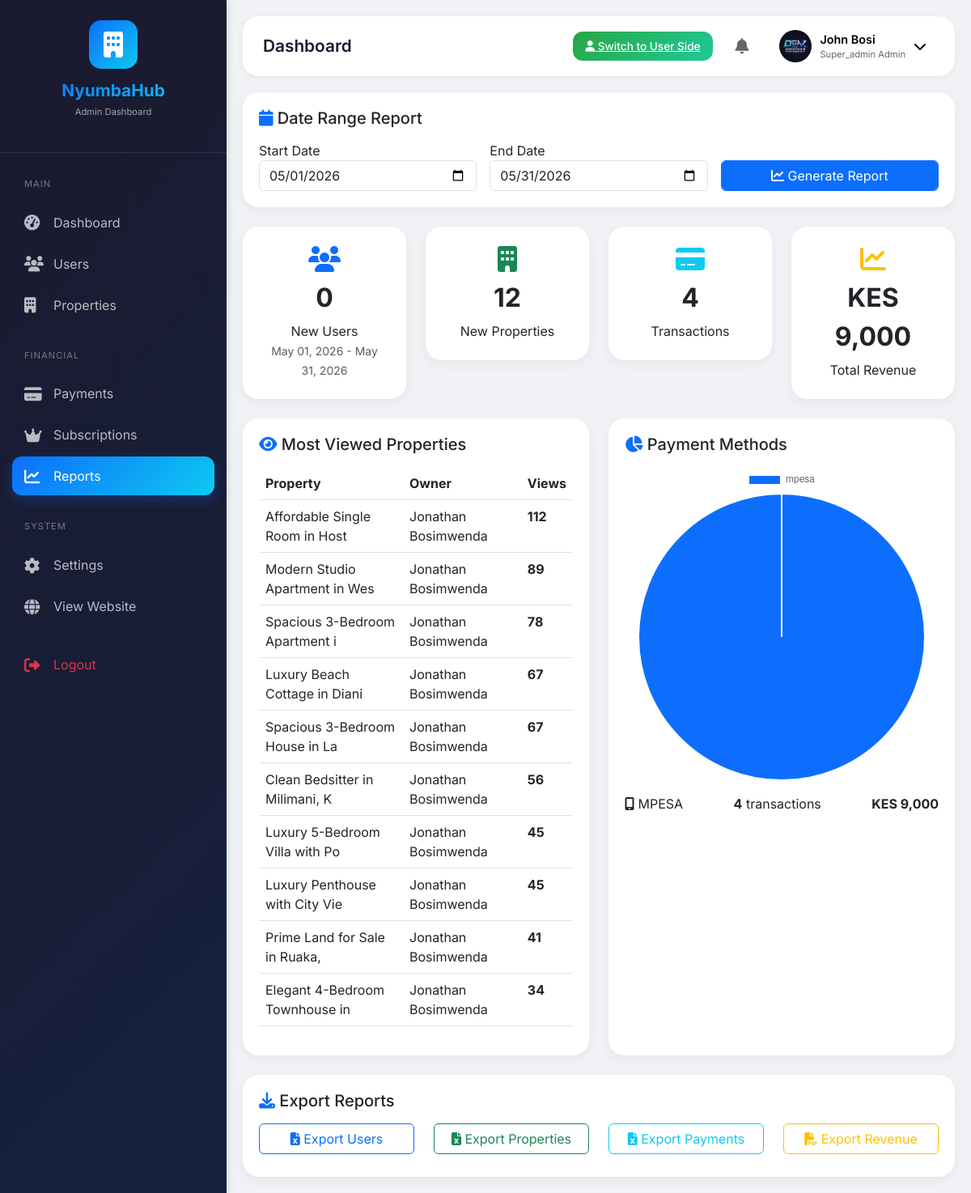
The page /admin/reports.php (signed in) on the database its author committed.
### tables this page shows
CREATE TABLE `users` (
  `id` int(11) NOT NULL,
  `full_name` varchar(255) NOT NULL,
  `email` varchar(255) NOT NULL,
  `password` varchar(255) NOT NULL,
  `phone` varchar(20) DEFAULT NULL,
  `bio` text DEFAULT NULL,
  `facebook_link` varchar(255) DEFAULT NULL,
  `twitter_link` varchar(255) DEFAULT NULL,
  `instagram_link` varchar(255) DEFAULT NULL,
  `last_login` timestamp NULL DEFAULT NULL,
  `profile_image` varchar(255) DEFAULT 'default-avatar.png',
  `user_type` enum('user','admin','super_admin') DEFAULT 'user',
  `role` enum('user','admin','super_admin') DEFAULT 'user',
  `is_verified` tinyint(1) DEFAULT 0,
  `verification_badge` tinyint(1) DEFAULT 0,
  `subscription_plan` enum('bronze','silver','gold') DEFAULT 'bronze',
  `subscription_expiry` date DEFAULT NULL,
  `created_at` timestamp NOT NULL DEFAULT current_timestamp(),
  `updated_at` timestamp NOT NULL DEFAULT current_timestamp() ON UPDATE current_timestamp(),
  `status` enum('active','suspended','deleted') DEFAULT 'active'
);

CREATE TABLE `properties` (
  `id` int(11) NOT NULL,
  `owner_id` int(11) NOT NULL,
  `title` varchar(255) NOT NULL,
  `slug` varchar(255) DEFAULT NULL,
  `property_type` enum('house','apartment','bedsitter','single_room','hostel','commercial','land') NOT NULL,
  `category` enum('rent','sale','airbnb') NOT NULL,
  `price_rent` decimal(10,2) DEFAULT NULL,
  `price_sale` decimal(10,2) DEFAULT NULL,
  `service_charge` decimal(10,2) DEFAULT NULL,
  `county_id` int(11) DEFAULT NULL,
  `town_id` int(11) DEFAULT NULL,
  `estate` varchar(255) DEFAULT NULL,
  `street` varchar(255) DEFAULT NULL,
  `bedrooms` int(11) DEFAULT 0,
  `bathrooms` int(11) DEFAULT 0,
  `parking_slots` int(11) DEFAULT 0,
  `square_feet` int(11) DEFAULT NULL,
  `description` text DEFAULT NULL,
  `water_available` tinyint(1) DEFAULT 0,
  `electricity_available` tinyint(1) DEFAULT 0,
  `wifi_available` tinyint(1) DEFAULT 0,
  `security_available` tinyint(1) DEFAULT 0,
  `cctv` tinyint(1) DEFAULT 0,
  `borehole` tinyint(1) DEFAULT 0,
  `swimming_pool` tinyint(1) DEFAULT 0,
  `gym` tinyint(1) DEFAULT 0,
  `backup_generator` tinyint(1) DEFAULT 0,
  `balcony` tinyint(1) DEFAULT 0,
  `furnished` tinyint(1) DEFAULT 0,
  `pets_allowed` tinyint(1) DEFAULT 0,
  `listing_package` enum('basic','premium','vip') DEFAULT 'basic',
  `listing_expiry` date DEFAULT NULL,
  `is_featured` tinyint(1) DEFAULT 0,
  `is_verified` tinyint(1) DEFAULT 0,
  `status` enum('pending_payment','pending_approval','approved','rejected') DEFAULT 'pending_payment',
  `views_count` int(11) DEFAULT 0,
  `latitude` decimal(10,8) DEFAULT NULL,
  `longitude` decimal(11,8) DEFAULT NULL,
  `created_at` timestamp NOT NULL DEFAULT current_timestamp(),
  `updated_at` timestamp NOT NULL DEFAULT current_timestamp() ON UPDATE current_timestamp()
);

### admin/reports.php (the view, shortened to what this page needs)
<?php
require_once '../includes/config.php';
require_once '../includes/admin-header.php';
$start_date = isset($_GET['start_date']) ? $_GET['start_date'] : date('Y-m-01');
$end_date = isset($_GET['end_date']) ? $_GET['end_date'] : date('Y-m-t');
$stmt = $pdo->prepare("SELECT COUNT(*) as total_users FROM users WHERE role = 'user' AND created_at BETWEEN ? AND ?");
$stmt->execute([$start_date, $end_date]);
$new_users = $stmt->fetch()['total_users'];
$stmt = $pdo->prepare("SELECT COUNT(*) as total_properties FROM properties WHERE created_at BETWEEN ? AND ?");
$stmt->execute([$start_date, $end_date]);
$new_properties = $stmt->fetch()['total_properties'];
$stmt = $pdo->prepare("SELECT SUM(amount) as total_revenue FROM payments WHERE status = 'completed' AND created_at BETWEEN ? AND ?");
$stmt->execute([$start_date, $end_date]);
$total_revenue = $stmt->fetch()['total_revenue'] ?? 0;
$stmt = $pdo->prepare("SELECT COUNT(*) as total_payments FROM payments WHERE status = 'completed' AND created_at BETWEEN ? AND ?");
$stmt->execute([$start_date, $end_date]);
$total_payments = $stmt->fetch()['total_payments'];
$stmt = $pdo->query("SELECT p.title, p.views_count, u.full_name as owner
                     FROM properties p
                     JOIN users u ON p.owner_id = u.id
                     ORDER BY p.views_count DESC LIMIT 10");
$top_properties = $stmt->fetchAll();
$stmt = $pdo->query("SELECT payment_method, COUNT(*) as count, SUM(amount) as total
                     FROM payments WHERE status = 'completed'
                     GROUP BY payment_method");
$payment_methods = $stmt->fetchAll();
?>
<div class="row mb-4">
    <div class="col-12">
        <div class="admin-card">
            <h5 class="mb-3"><i class="fas fa-calendar text-primary"></i> Date Range Report</h5>
            <form method="GET" class="row g-3">
                <div class="col-md-4">
                    <label>Start Date</label>
                    <input type="date" name="start_date" class="form-control" value="<?php echo $start_date; ?>">
                </div>
                <div class="col-md-4">
                    <label>End Date</label>
                    <input type="date" name="end_date" class="form-control" value="<?php echo $end_date; ?>">
                </div>
                <div class="col-md-4">
                    <label>&nbsp;</label>
                    <button type="submit" class="btn btn-primary form-control">
                        <i class="fas fa-chart-line"></i> Generate Report
                    </button>
                </div>
            </form>
        </div>
    </div>
</div>
<div class="row g-4 mb-4">
    <div class="col-md-3">
        <div class="report-card">
            <i class="fas fa-users fa-2x text-primary mb-2"></i>
            <div class="report-value"><?php echo number_format($new_users); ?></div>
            <div>New Users</div>
            <small class="text-muted"><?php echo date('M d, Y', strtotime($start_date)); ?> - <?php echo date('M d, Y', strtotime($end_date)); ?></small>
        </div>
    </div>
    <div class="col-md-3">
        <div class="report-card">
            <i class="fas fa-building fa-2x text-success mb-2"></i>
            <div class="report-value"><?php echo number_format($new_properties); ?></div>
            <div>New Properties</div>
        </div>
    </div>
    <div class="col-md-3">
        <div class="report-card">
            <i class="fas fa-credit-card fa-2x text-info mb-2"></i>
            <div class="report-value"><?php echo number_format($total_payments); ?></div>
            <div>Transactions</div>
        </div>
    </div>
    <div class="col-md-3">
        <div class="report-card">
            <i class="fas fa-chart-line fa-2x text-warning mb-2"></i>
            <div class="report-value">KES <?php echo number_format($total_revenue); ?></div>
            <div>Total Revenue</div>
        </div>
    </div>
</div>
<div class="row">
    <div class="col-md-6 mb-4">
        <div class="admin-card">
            <h5 class="mb-3"><i class="fas fa-eye text-primary"></i> Most Viewed Properties</h5>
            <div class="table-responsive">
                <table class="table table-hover">
                    <thead>
                        <tr><th>Property</th><th>Owner</th><th>Views</th></tr>
                    </thead>
                    <tbody>
                        <?php foreach($top_properties as $prop): ?>
                        <tr>
                            <td><?php echo htmlspecialchars(substr($prop['title'], 0, 30)); ?></td>
                            <td><?php echo htmlspecialchars($prop['owner']); ?></td>
                            <td><strong><?php echo number_format($prop['views_count']); ?></strong></td>
                        </tr>
                        <?php endforeach; ?>
                    </tbody>
                </table>
            </div>
        </div>
    </div>
    <div class="col-md-6 mb-4">
        <div class="admin-card">
            <h5 class="mb-3"><i class="fas fa-chart-pie text-primary"></i> Payment Methods</h5>
            <canvas id="paymentChart" height="250"></canvas>
            <div class="mt-3">
                <?php foreach($payment_methods as $method): ?>
                <div class="d-flex justify-content-between mb-2">
                    <span><i class="fas fa-<?php echo $method['payment_method'] == 'mpesa' ? 'mobile-alt' : ($method['payment_method'] == 'paypal' ? 'fa-paypal' : 'credit-card'); ?>"></i> <?php echo strtoupper($method['payment_method']); ?></span>
                    <span><strong><?php echo number_format($method['count']); ?></strong> transactions</span>
                    <span><strong>KES <?php echo number_format($method['total']); ?></strong></span>
                </div>
                <?php endforeach; ?>
            </div>
        </div>
    </div>
</div>
<div class="row">
    <div class="col-12">
        <div class="admin-card">
            <h5 class="mb-3"><i class="fas fa-download text-primary"></i> Export Reports</h5>
            <div class="row">
                <div class="col-md-3">
                    <a href="export-report.php?type=users&start=<?php echo $start_date; ?>&end=<?php echo $end_date; ?>" class="btn btn-outline-primary w-100 mb-2">
                        <i class="fas fa-file-excel"></i> Export Users
                    </a>
                </div>
                <div class="col-md-3">
                    <a href="export-report.php?type=properties&start=<?php echo $start_date; ?>&end=<?php echo $end_date; ?>" class="btn btn-outline-success w-100 mb-2">
                        <i class="fas fa-file-excel"></i> Export Properties
                    </a>
                </div>
                <div class="col-md-3">
                    <a href="export-report.php?type=payments&start=<?php echo $start_date; ?>&end=<?php echo $end_date; ?>" class="btn btn-outline-info w-100 mb-2">
                        <i class="fas fa-file-excel"></i> Export Payments
                    </a>
                </div>
                <div class="col-md-3">
                    <a href="export-report.php?type=revenue&start=<?php echo $start_date; ?>&end=<?php echo $end_date; ?>" class="btn btn-outline-warning w-100 mb-2">
                        <i class="fas fa-file-pdf"></i> Export Revenue
                    </a>
                </div>
            </div>
        </div>
    </div>
</div>
<script>
new Chart(document.getElementById('paymentChart'), {
    type: 'pie',
    data: {
        labels: <?php echo json_encode(array_column($payment_methods, 'payment_method')); ?>,
        datasets: [{
            data: <?php echo json_encode(array_column($payment_methods, 'total')); ?>,
            backgroundColor: ['#0d6efd', '#28a745', '#ffc107']
        }]
    },
    options: {
        responsive: true,
        maintainAspectRatio: true
    }
});
</script>
<?php require_once '../includes/admin-footer.php'; ?>

### includes/admin-header.php (shortened to what this page needs)
<?php
$stmt = $pdo->prepare("SELECT * FROM users WHERE id = ?");
$stmt->execute([$_SESSION['user_id']]);
$admin = $stmt->fetch();
?>
<!DOCTYPE html>
<html lang="en">
<head>
    <link href="https://cdn.jsdelivr.net/npm/bootstrap@5.3.0/dist/css/bootstrap.min.css" rel="stylesheet">
    <link rel="stylesheet" href="https://cdnjs.cloudflare.com/ajax/libs/font-awesome/6.4.0/css/all.min.css">
</head>
<body>
<div class="admin-sidebar" id="adminSidebar">
    <div class="sidebar-header">
        <div class="logo-icon">
            <i class="fas fa-building"></i>
        </div>
        <h3>NyumbaHub</h3>
        <p>Admin Dashboard</p>
    </div>
    <div class="sidebar-nav">
        <div class="nav-section">
            <div class="nav-section-title">MAIN</div>
            <div class="nav-item">
                <a class="nav-link <?php echo basename($_SERVER['PHP_SELF']) == 'dashboard.php' ? 'active' : ''; ?>" href="dashboard.php">
                    <i class="fas fa-tachometer-alt"></i> Dashboard
                </a>
            </div>
            <div class="nav-item">
                <a class="nav-link <?php echo basename($_SERVER['PHP_SELF']) == 'users.php' ? 'active' : ''; ?>" href="users.php">
                    <i class="fas fa-users"></i> Users
                </a>
            </div>
            <div class="nav-item">
                <a class="nav-link <?php echo basename($_SERVER['PHP_SELF']) == 'properties.php' ? 'active' : ''; ?>" href="properties.php">
                    <i class="fas fa-building"></i> Properties
                </a>
            </div>
        </div>
        <div class="nav-section">
            <div class="nav-section-title">FINANCIAL</div>
            <div class="nav-item">
                <a class="nav-link <?php echo basename($_SERVER['PHP_SELF']) == 'payments.php' ? 'active' : ''; ?>" href="payments.php">
                    <i class="fas fa-credit-card"></i> Payments
                </a>
            </div>
            <div class="nav-item">
                <a class="nav-link <?php echo basename($_SERVER['PHP_SELF']) == 'subscriptions.php' ? 'active' : ''; ?>" href="subscriptions.php">
                    <i class="fas fa-crown"></i> Subscriptions
                </a>
            </div>
            <div class="nav-item">
                <a class="nav-link <?php echo basename($_SERVER['PHP_SELF']) == 'reports.php' ? 'active' : ''; ?>" href="reports.php">
                    <i class="fas fa-chart-line"></i> Reports
                </a>
            </div>
        </div>
        <div class="nav-section">
            <div class="nav-section-title">SYSTEM</div>
            <div class="nav-item">
                <a class="nav-link <?php echo basename($_SERVER['PHP_SELF']) == 'settings.php' ? 'active' : ''; ?>" href="settings.php">
                    <i class="fas fa-cog"></i> Settings
                </a>
            </div>
            <div class="nav-item">
                <a class="nav-link" href="../">
                    <i class="fas fa-globe"></i> View Website
                </a>
            </div>
        </div>
        <div class="nav-section mt-4">
            <div class="nav-item">
                <a class="nav-link text-danger" href="../logout.php">
                    <i class="fas fa-sign-out-alt"></i> Logout
                </a>
            </div>
        </div>
    </div>
</div>
<div class="admin-main">
    <div class="admin-topbar">
        <div class="topbar-left">
            <h4 class="page-title"><?php echo $page_title ?? 'Dashboard'; ?></h4>
        </div>
        <div class="topbar-right">
            <a href="../dashboard.php" class="switch-user-btn">
                <i class="fas fa-user"></i> Switch to User Side
            </a>
            <div class="notifications-dropdown">
                <button class="notifications-btn" id="notificationsBtn">
                    <i class="fas fa-bell"></i>
                </button>
            </div>
            <div class="user-dropdown">
                <button class="user-btn" id="userBtn">
                    <img src="<?php echo SITE_URL . 'uploads/profiles/' . ($admin['profile_image'] ?? 'default-avatar.png'); ?>"
                         class="user-avatar" alt="Admin">
                    <div class="user-info d-none d-sm-block">
                        <div class="user-name"><?php echo htmlspecialchars($admin['full_name']); ?></div>
                        <div class="user-role"><?php echo ucfirst($_SESSION['user_role']); ?> Admin</div>
                    </div>
                    <i class="fas fa-chevron-down d-none d-sm-block"></i>
                </button>
            </div>
        </div>
    </div>
    <div class="admin-content">

### rows shown on the page
users: profile_image (picture), full_name "John Bosi"
properties: title "Affordable Single Room in Host", owner.full_name "Jonathan Bosimwenda", views_count "112"
properties: title "Modern Studio Apartment in Wes", owner.full_name "Jonathan Bosimwenda", views_count "89"
properties: title "Spacious 3-Bedroom Apartment i", owner.full_name "Jonathan Bosimwenda", views_count "78"
properties: title "Luxury Beach Cottage in Diani", owner.full_name "Jonathan Bosimwenda", views_count "67"
properties: title "Spacious 3-Bedroom House in La", owner.full_name "Jonathan Bosimwenda", views_count "67"
properties: title "Clean Bedsitter in Milimani, K", owner.full_name "Jonathan Bosimwenda", views_count "56"
properties: title "Luxury 5-Bedroom Villa with Po", owner.full_name "Jonathan Bosimwenda", views_count "45"
properties: title "Luxury Penthouse with City Vie", owner.full_name "Jonathan Bosimwenda", views_count "45"
properties: title "Prime Land for Sale in Ruaka,", owner.full_name "Jonathan Bosimwenda", views_count "41"
properties: title "Elegant 4-Bedroom Townhouse in", owner.full_name "Jonathan Bosimwenda", views_count "34"

### other values the page prints
$page_title "Dashboard"
$_SESSION['user_role'] "Super_admin"
$new_users "0"
date('M d, Y', strtotime($start_date)) "May 01, 2026"
date('M d, Y', strtotime($end_date)) "May 31, 2026"
$new_properties "12"
$total_payments "4"
$total_revenue "9,000"
$method['payment_method'] "MPESA"
$method['count'] "4"
$method['total'] "9,000"
